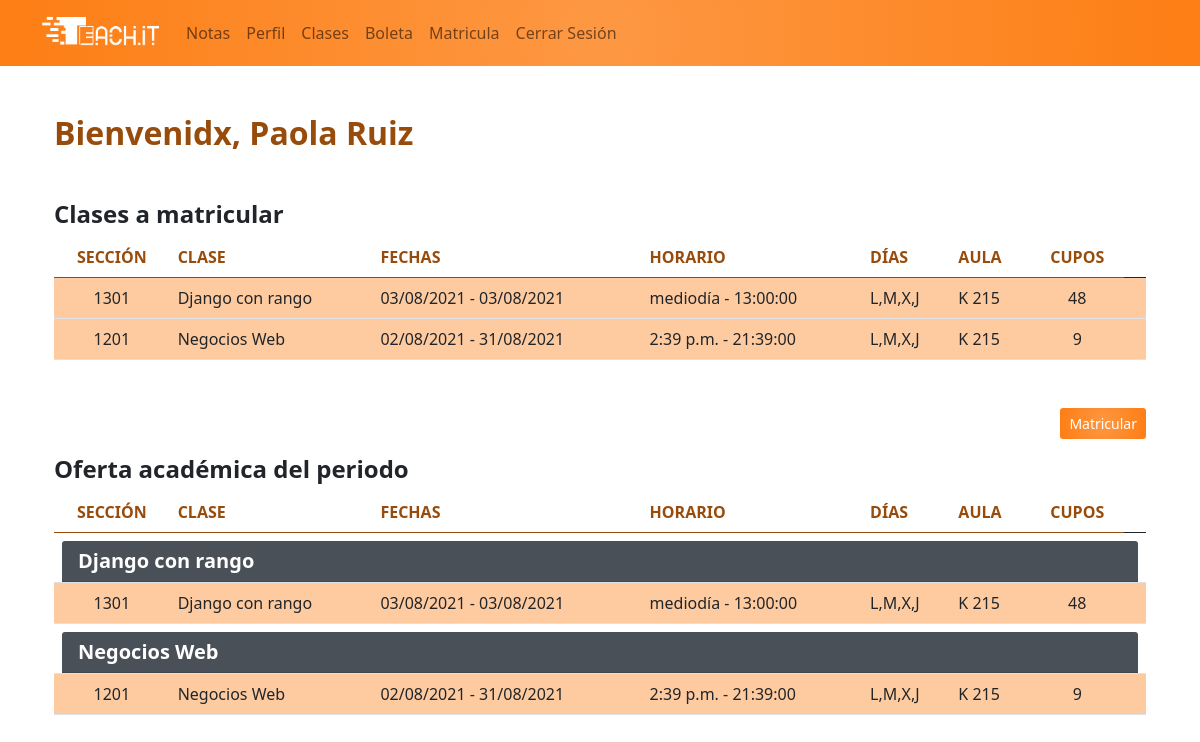
The page /academico/oferta/ (signed in) on the database as committed earlier.
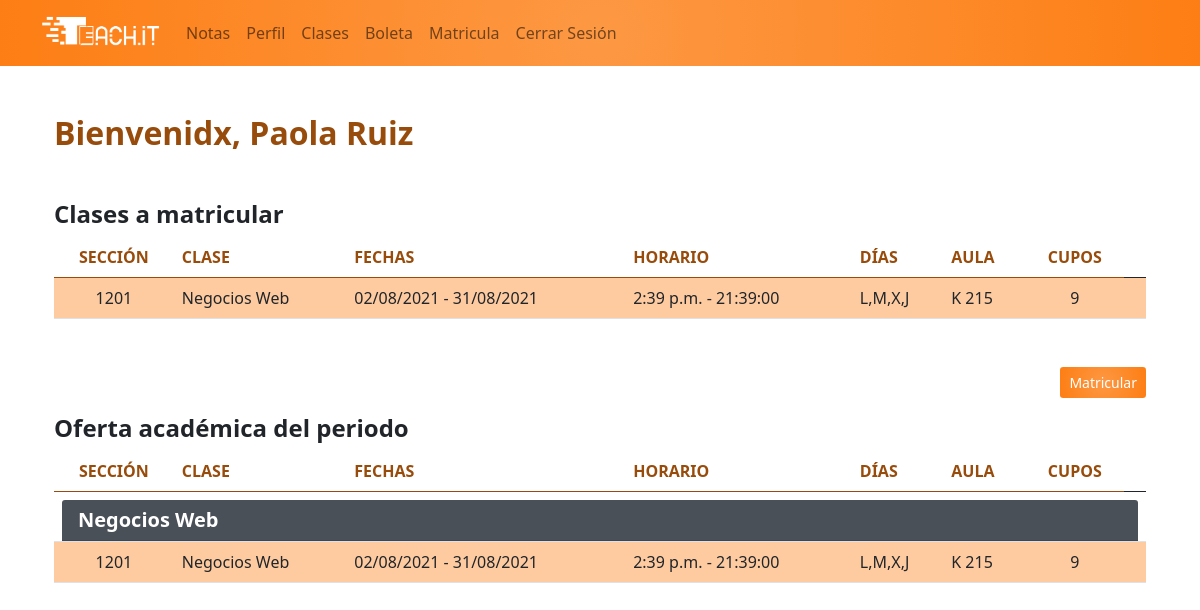
The same page on the database as committed later.
### app_academico/models.py (models this page shows, shortened)
class Alumno(models.Model):
    FACULTAD = (
        ('1', 'Ingeniería en Ciencias de la Computación'),
        ('2', 'Ingeniería Industrial'),
        ('3', 'Ingeniería Civil'),
        ('4', 'Medicina y Cirugía'),
        ('5', 'Odontología'),
        ('6', 'Enfermería'),
        ('7', 'Psicología'),
    )
    user = models.OneToOneField(User, on_delete=models.CASCADE, null=True, blank=True)
    foto = models.ImageField(upload_to='alumno', null=True, blank=True)
    nombre = models.CharField(max_length=25)
    apellido = models.CharField(max_length=25)
    correo = models.EmailField()
    telefono = PhoneField(blank=True, help_text='Numero de teléfono')
    direccion = models.TextField(default="Dirección pendiente")
    fecha_nacimiento = models.DateField()
    facultad = models.CharField(max_length=1, choices=FACULTAD, default='1')

class Asignatura(models.Model):
    nombre = models.CharField(max_length=50)
    descripcion = models.TextField(default="Descripción pendiente")
    creditos = models.IntegerField(default=3)

class Clase(models.Model):
    asignatura = models.ForeignKey(Asignatura, on_delete=models.CASCADE)
    seccion = models.CharField(max_length=4)
    hora = models.TimeField()
    duracion = models.IntegerField(default=1)
    dias = models.CharField(max_length=25)
    aula = models.CharField(max_length=20)
    cupos = models.SmallIntegerField(default=10)
    room = models.URLField(null=True, blank=True)
    fecha_inicio = models.DateField(null=True)
    fecha_finalizacion = models.DateField(null=True)
    docente = models.ForeignKey(Docente, on_delete=models.CASCADE, null=True, blank=True)
    alumnos = models.ManyToManyField(Alumno, blank=True, through='NotasClase')
    finalizada = models.BooleanField(default=False)
    @property
    def cupos_disponibles(self):
        matriculados = self.alumnos.count()
        return self.cupos - matriculados
    @property
    def hora_finalizacion(self):
        start = timedelta(hours=self.hora.hour, minutes=self.hora.minute)
        return start + timedelta(
            hours=self.duracion)  # https://www.lawebdelprogramador.com/foros/Python/1578062-Consulta-con-Suma-y-Resta-de-Horas.html

### app_academico/views.py (the view, shortened to what this page needs)
# urls.py: path('oferta/', views.ofertaAlumno, name='ofertaAlumno'),
def ofertaAlumno(request):
    oferta = OfertaAcademica.objects.filter(estado=1).last()  # Obtener TODAS las clases ofertadas del periodo activo
    clasesMtr = Clase.objects.filter(alumnos=request.user.alumno.id)  # Clases en las que el alumno esta matriculado actualmente
    asignaturas = []
    if oferta:
        for c in oferta.clases.all().order_by('asignatura'):
            if not c.asignatura.nombre in asignaturas:
                asignaturas.append(c.asignatura.nombre)
        ctx = {
            'activo': 'matricula',
            'oferta': oferta,
            'asignaturas': asignaturas,
            'clasesOfertadas': oferta.clases.order_by('asignatura', 'seccion'),
            'clasesAlumno': clasesMtr,
            'srcMin': 'https://cdn.lordicon.com/rivoakkk.json',
            'srcPlus': 'https://cdn.lordicon.com/mecwbjnp.json'
        }
    else:
        ctx = {
            'activo': 'matricula',
            'oferta': oferta,
            'asignaturas': asignaturas,
        }
    return render(request, 'academico/ofertaAlumno.html', ctx)

### app_academico/templates/academico/ofertaAlumno.html (shortened to what this page needs)
{% extends "base.html" %}
{% block navbar %}
    {% if user.is_superuser %}
        <a class="nav-link"href="/admin/" >Sitio de administración</a>
        <a class="nav-link"href="{% url 'academico:alumnos' %}" >Alumno</a>
        <a class="nav-link"href="{% url 'academico:docenteAdmin' %}" >Docente</a>
        <a class="nav-link"href="{% url 'academico:clasesAdmin' %}" >Clases</a>
        <a class="nav-link"href="{% url 'academico:asignaturas' %}" >Asignatura</a>
        <a class="nav-link"href="{% url 'academico:periodosAdmin' %}" >Oferta Academica</a>
    {% elif "Docente" in user.groups.all.first.name %}
        <a class="nav-link"href="{% url 'academico:notas' %}" >Notas</a>
        <a class="nav-link"href="{% url 'academico:editar_perfil_alumnos' %}" >Perfil</a>
        <a class="nav-link"href="{% url 'academico:clasesMatricula' %}" >Clases</a>
        <a class="nav-link"href="{% url 'academico:clasesdocente' %}" >Boleta</a>
    {% else %}
        <a class="nav-link"href="{% url 'academico:notas' %}" >Notas</a>
        <a class="nav-link"href="{% url 'academico:editar_perfil_alumnos' %}" >Perfil</a>
        <a class="nav-link"href="{% url 'academico:clasesMatricula' %}" >Clases</a>
        <a class="nav-link"href="{% url 'academico:boletaAlumno' %}" >Boleta</a>
        <a class="nav-link"href="{% url 'academico:ofertaAlumno' %}" >Matricula</a>
    {% endif %}
{% endblock %}
{% block container %}
    <div class="container">
        <h2 class="fw-bold mb-5 textOrangeDark">Bienvenidx, {{request.user.alumno.nombre}} {{request.user.alumno.apellido}}</h2>
        {% if oferta %}
        <h4 class="fw-bold mt-5">Clases a matricular</h3>
        <table id="clasesMtr" class="table table-hover mb-5" filas=0>
            <thead>
                <tr>
                    <th class="text-center textOrangeDark">SECCIÓN</th>
                    <th class="textOrangeDark">CLASE</th>
                    <th class="textOrangeDark">FECHAS</th>
                    <th class="textOrangeDark">HORARIO</th>
                    <th class="textOrangeDark">DÍAS</th>
                    <th class="textOrangeDark">AULA</th>
                    <th class="text-center textOrangeDark">CUPOS</th>
                    <th></th>
                </tr>
            </thead>
            <tbody>
            </tbody>
        </table>
        <div class="text-end">
            <button id="btnMtr" data-csrf="{{ csrf_token }}" class="btn btn-sm orange text-white" onclick="if (!confirm('¿Deseas matricular las clases seleccionadas?')) return false; else matricular()">Matricular</button>
        </div>
        <h4 class="fw-bold mt-3">Oferta académica del periodo</h3>
        <table id="ofertaMtr" class="table table-hover">
            <thead>
                <tr>
                    <th class="text-center textOrangeDark">SECCIÓN</th>
                    <th class="textOrangeDark">CLASE</th>
                    <th class="textOrangeDark">FECHAS</th>
                    <th class="textOrangeDark">HORARIO</th>
                    <th class="textOrangeDark">DÍAS</th>
                    <th class="textOrangeDark">AULA</th>
                    <th class="text-center textOrangeDark">CUPOS</th>
                    <th></th>
                </tr>
            </thead>
            <tbody>
                {% for a in asignaturas %}
                    <tr><td class="pb-0 fw-bold text-white gray" colspan="8"><h5 class="card-header fw-bold text-white gray">{{a}}</h5></td></tr>
                        {% for c in clasesOfertadas %}
                            {% if a == c.asignatura.nombre %}
                            <tr id="tr-{{c.id}}">
                                <td class="text-center">{{ c.seccion }}</td>
                                <td>{{ c.asignatura.nombre }}</td>
                                <td>{{ c.fecha_inicio|date:'d/m/Y' }} - {{ c.fecha_finalizacion|date:'d/m/Y' }}</td>
                                <td>{{ c.hora }} - {{ c.hora_finalizacion }}</td>
                                <td>{{ c.dias}}</td>
                                <td>{{ c.aula}}</td>
                                <td class="text-center">{{ c.cupos_disponibles}}</td>
                                <td onclick="agregarQuitar({{c.id}}, {{c.asignatura.id}})" class="text-center">
                                </tr>
                            {% endif %}
                        {% empty %}
                            <tr>
                                <td colspan="8" class="text-danger text-center fw-bold">NO HAY CLASES OFERTADAS</td>
                            </tr>
                        {% endfor %}
                    {% empty %}
                    <tr>
                        <td colspan="8" class="text-danger text-center fw-bold">NO HAY ASIGNATURAS AUN</td>
                    </tr>
                {% endfor %}
            {% endif %}
            </tbody>
        </table>
    </div>
{% endblock %}

### global_templates/base.html (shortened to what this page needs)
{% load static %}
<!DOCTYPE html>
<html lang="es">
<head>
    <link href="{% static 'academico/bootstrap/bootstrap.min.css' %}" rel="stylesheet">
    <link href="{% static 'academico/css/all.css' %}" rel="stylesheet"/>
    <link href="{% static 'academico/bootstrap/bootstrap-datepicker.css' %}" rel="stylesheet"/>
    <link href="{% static 'academico/css/styled.css' %}" rel="stylesheet"/>
</head>
<body>
    <nav class="orange navbar navbar-expand-lg navbar-light ">
        <div class="container">
          <a class="navbar-brand" href="/"><img src="{% static 'seguridad/img/mainWhite.png' %}" alt="TEACH.IT LOGO" width="120" height="40" style="margin-top: 0px;"></a>
          <div class="collapse navbar-collapse" id="navbarNavAltMarkup">
            <div class="navbar-nav">
                {% block navbar %}{% endblock %}
              <a class="nav-link"href="{% url 'logout_view' %}" >Cerrar Sesión</a>
            </div>
          </div>
        </div>
      </nav>
      <div class="container mt-5">
            {% block container %}{% endblock %}
      </div>
</body>
</html>

### app_academico/static/academico/css/styled.css (style rules this page uses)
.orange { background-color: #fd7e14; background: radial-gradient(circle, rgba(253,152,67,1) 0%, rgba(253,126,20,1) 100%); }
.orangeRows { background-color: #fecba1; }
.gray { background-color: #495057; }
.textOrangeDark { color: #984c0c; }

Rows that differ between the two databases and show on the page:
removed Asignatura: asignaturas "Django con rango"
removed Clase: seccion "1301", asignatura.nombre "Django con rango", fecha_inicio "03/08/2021", fecha_finalizacion "03/08/2021", hora "mediodía", hora_finalizacion "13:00:00", dias "L,M,X,J", aula "K 215", cupos_disponibles "48"
